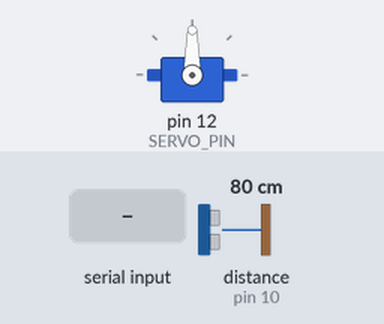
This sketch was run on a simulated Arduino Uno, built with avr-gcc and run on an emulated ATmega328P. Shown: servo. The inputs (shaded band) are chosen by the test bench; at power-on: distance to the obstacle (sensor on pin 10) 80 cm. The echo pulse lasts 58.3 µs per cm; what the sketch prints to the serial monitor is not drawn.

Above: at 1.2 s.
1.3 s: "1" received over Serial
At 3.5 s:
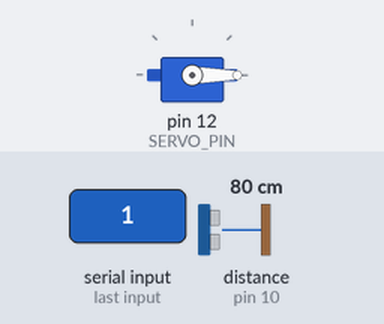
3.8 s: distance to the obstacle (sensor on pin 10) set to 120 cm
Timing chart, 0 to 6.8 s (numbered marks = the images above; inputs shaded):
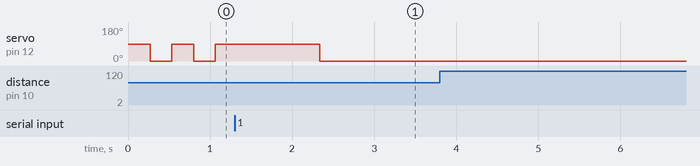

Measured:
- after the input at 3.8 s, every drawn part: stays the same

The sketch:

Arduino.ino
```cpp
#include <ArduinoJson.h>
StaticJsonDocument<200> controlJson;
StaticJsonDocument<200> messageJson;
DeserializationError error;
/****************************************
 * Stepper
 */
#include <Servo.h>
const int SERVO_PIN = 12;
Servo servo;

int servo_delay_count = 0;
const int servo_max_delay = 50;
int sensor_delay_count = 0;
const int sensor_max_delay = 10;
//
const int trigger_pin = 11;
const int pw_pin = 10;
const int trigger_delay = 10;
long duration;
float cm;
//
int degree = 90;
/****************************************
 * Main
 */
void setup() {
  Serial.begin(115200);
  servo.attach(SERVO_PIN);
  pinMode(trigger_pin, OUTPUT);
  pinMode(pw_pin, INPUT);
}

void loop() {
  if (Serial.available()) {
    error = deserializeJson(controlJson, Serial);
    if (!error) {
      degree = controlJson["degree"].as<int>();
    }
  }
  // do rotate
  if (servo_delay_count == 0) {
    servo.write(degree);
  } else if (servo_delay_count == (servo_max_delay >> 1)) {
    servo.write(0);
  }
  servo_delay_count++;
  if (servo_delay_count == servo_max_delay)
    servo_delay_count = 0;


  // read sensor value
  if (sensor_delay_count == 0) {
    digitalWrite(trigger_pin, LOW);
    delayMicroseconds(10);
    digitalWrite(trigger_pin, HIGH);
    delayMicroseconds(trigger_delay);
    digitalWrite(trigger_pin, LOW);
    duration = pulseIn(pw_pin, HIGH);
    cm = duration * 0.017;
    messageJson["sensor_value"] = cm;
    serializeJson(messageJson, Serial);
  }
  sensor_delay_count++;
  if (sensor_delay_count == sensor_max_delay)
    sensor_delay_count = 0;

  delay(10);
}
```
